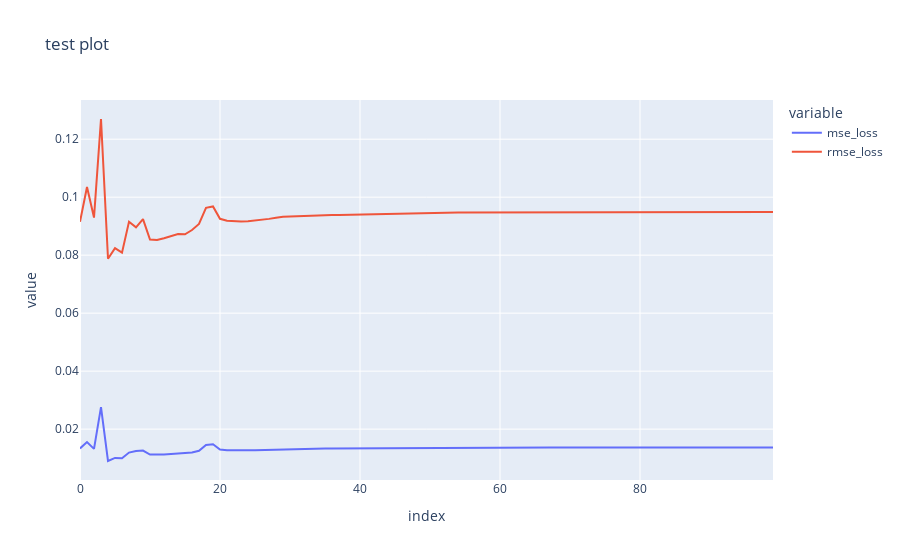

Write notebook code for a chart like this one.
### Code cell
import plotly.express as px
fig = px.line(df, x=df.index, y=loss_name, title="test plot")
fig.show()
